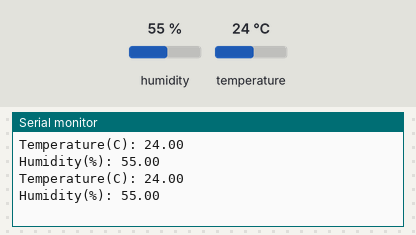
Simulated run of this sketch. Board: Arduino Uno, built with avr-gcc and run on an emulated ATmega328P. On the bench: the last lines printed to the serial monitor. Inputs (shaded band) come from the test bench; at power-on: humidity 55 %, temperature 24 °C.

Above: at 2.8 s.
2.9 s: humidity set to 22 %
At 5.2 s:
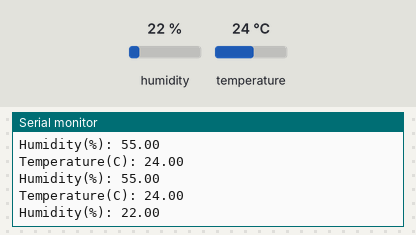
5.6 s: temperature set to 12 °C
At 7.6 s:
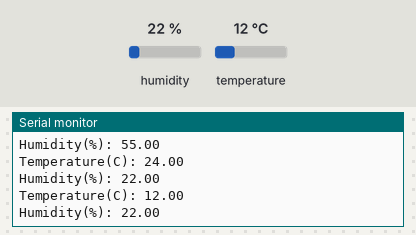
8.3 s: humidity set to 40 %
At 11.2 s:
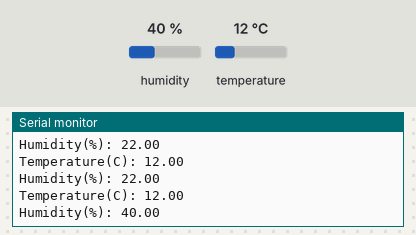
Timing chart, 0 to 12.7 s (numbered marks = the images above; inputs shaded):
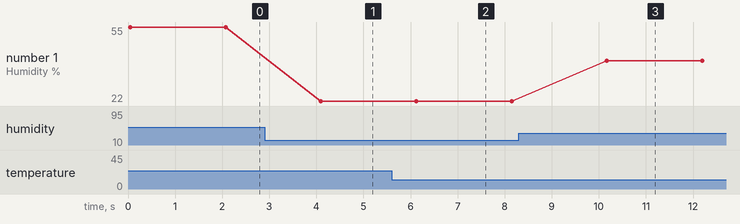

The sketch:

sketch_15_humidity_sensor.ino
```cpp
#include <SimpleDHT.h>

#define DHT22  8

SimpleDHT22 dht;

void setup() {
  Serial.begin(9600);
}

void loop() {
  float temperature = 0;
  float humidity = 0;
  int err = SimpleDHTErrSuccess;
  if ((err = dht.read2(DHT22, &temperature, &humidity, NULL)) != SimpleDHTErrSuccess) {
    Serial.print("Read DHT22 failed, err=");
    Serial.println(err);
    delay(2000);
    return;
  }

  Serial.print("Temperature(C): ");
  Serial.println(temperature);
  Serial.print("Humidity(%): ");
  Serial.println(humidity);

  delay(2000);
}
```

Measured:
- after the input at 2.9 s, the serial monitor: prints a new line after 1.2 s (image 1)
- after the input at 5.6 s, the serial monitor: prints a new line after 0.50 s (image 2)
- after the input at 8.3 s, the serial monitor: prints a new line after 1.9 s (image 3)
- plotted number 1: 55 → 22 after the input at 2.9 s, 22 → 40 after the input at 8.3 s
